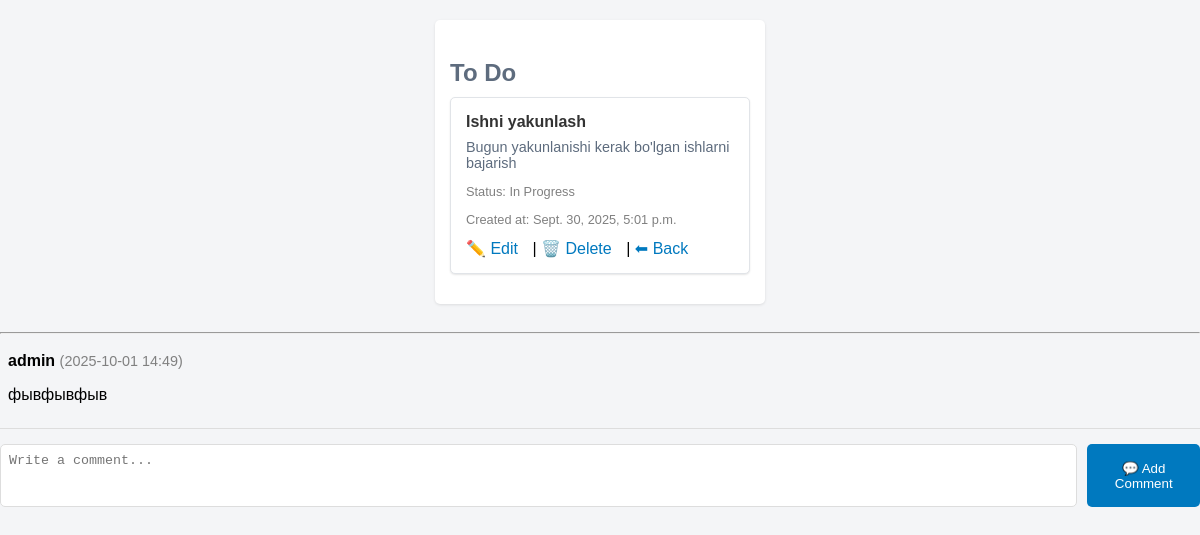
/detail/6/, run on the app's committed database.
### task_app/models.py (models this page shows, shortened)
class Task(models.Model):
    title = models.CharField(max_length=255)
    desc = models.TextField(blank=True, null=True)  # Make desc optional
    position = models.PositiveIntegerField(default=1)
    created_at = models.DateTimeField(auto_now_add=True)
    STATUS_CHOICES = [
        ('todo', 'To Do'),
        ('progress', 'In Progress'),
        ('done', 'Done')
    ]
    status = models.CharField(
        max_length=10,  # 'todo', 'progress', or 'done' will fit here
        choices=STATUS_CHOICES,
        default='todo'
    )
    PRIORITY_CHOICES = [
        ('low', 'Low'),
        ('medium', 'Medium'),
        ('high', 'High')
    ]
    priority = models.CharField(
        max_length=6,  # 'Low', 'Medium', or 'High' will fit here
        choices=PRIORITY_CHOICES,
        default='low'  # Default to 'Medium'
    )
    tags = models.ManyToManyField('Tag', blank=True)
    owner = models.ForeignKey(User, on_delete=models.CASCADE)
    assignee = models.ForeignKey(
        User,
        related_name='assigned_tasks',
        on_delete=models.SET_NULL,
        null=True,
        blank=True
    )
    class Meta:
        ordering = ['created_at']  # Optionally, you can order by creation date

class Comment(models.Model):
    task = models.ForeignKey(
        Task, related_name="comments", on_delete=models.CASCADE)
    author = models.ForeignKey(User, on_delete=models.CASCADE)
    text = models.TextField()
    created_at = models.DateTimeField(auto_now_add=True)
    class Meta:
        ordering = ["-created_at"]

### task_app/views.py (the view)
# urls.py: path('detail/<int:task_id>/', task_detail, name='task_detail'),
def task_detail(request, task_id):
    task = Task.objects.get(id=task_id)
    return render(request, 'task_detail.html', {'task': task, 'comments': task.comments.all()})

### task_app/templates/task_detail.html (shortened to what this page needs)
<!DOCTYPE html>
<html lang="en">
<head>
</head>
<body>
    <div class="board-container">
        <div class="column">
            <h3>To Do</h3>
            <div class="task-card" id="task-{{ task.id }}">
                <div class="task-title">{{ task.title }}</div>
                <div class="task-desc">{{ task.desc }}</div>
                <div class="task-meta">
                    <p>Status: {{ task.get_status_display }}</p>
                    <p>Created at: {{ task.created_at }}</p>
                </div>
                <div class="task-actions">
                    <a href="{% url 'task_edit' task.id %}">✏️ Edit</a> |
                    <a href="{% url 'task_delete' task.id %}">🗑️ Delete</a> |
                    <a href="{% url 'task_list_or_create' %}">⬅ Back</a>
                </div>
            </div>
        </div>
    </div>
    <hr>
    <div id="comments">
        {% for comment in comments %}
        <div class="comment-box" id="comment-{{ comment.id }}">
            <span class="comment-author">{{ comment.author.username }}</span>
            <span class="comment-date">({{ comment.created_at|date:"Y-m-d H:i" }})</span>
            <p>{{ comment.text }}</p>
        </div>
        {% endfor %}
    </div>
    <div class="add-comment-box">
        <textarea id="comment-text" rows="3" placeholder="Write a comment..."></textarea>
        <button onclick="addComment()">💬 Add Comment</button>
    </div>
</body>
</html>

### task_app/templates/task_detail.html (style rules this page uses)
body { font-family: Arial, sans-serif; margin: 0; padding: 0; background-color: #f4f5f7; }
.board-container { display: flex; justify-content: space-around; padding: 20px; gap: 20px; }
.column { width: 300px; background-color: #ffffff; padding: 15px; border-radius: 5px; box-shadow: 0 1px 3px rgba(0, 0, 0, 0.1); }
.column h3 { font-size: 1.5em; margin-bottom: 10px; color: #5e6c7e; }
.task-card { background-color: #ffffff; border: 1px solid #e1e4e8; border-radius: 5px; padding: 15px; margin-bottom: 15px; box-shadow: 0 1px 2px rgba(0, 0, 0, 0.1); cursor: pointer; transition: transform 0.2s ease; }
.task-title { font-weight: bold; color: #333; margin-bottom: 8px; }
.task-desc { font-size: 0.9em; color: #5e6c7e; margin-bottom: 10px; }
.task-meta { font-size: 0.8em; color: gray; }
.task-actions a { text-decoration: none; margin-right: 10px; color: #0079bf; }
.comment-box { margin: 10px 0; padding: 8px; border-bottom: 1px solid #ddd; }
.comment-author { font-weight: bold; }
.comment-date { color: gray; font-size: 0.9em; }
.add-comment-box { margin-top: 15px; display: flex; gap: 10px; }
.add-comment-box textarea { width: 100%; padding: 8px; border-radius: 5px; border: 1px solid #ddd; resize: none; }
.add-comment-box button { background-color: #0079bf; color: white; border: none; padding: 10px; border-radius: 5px; cursor: pointer; transition: background-color 0.2s; }

### data on the page
Task: title "Ishni yakunlash", desc "Bugun yakunlanishi kerak bo'lgan ishlarni bajarish", status "In Progress", created_at "Sept. 30, 2025, 5:01 p.m."
Comment: author.username "admin", created_at "2025-10-01 14:49", text "фывфывфыв"
